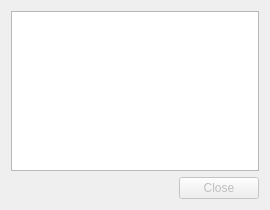
<?xml version="1.0" encoding="UTF-8"?>
<ui version="4.0">
 <class>OutputDialog</class>
 <widget class="QDialog" name="OutputDialog">
  <property name="windowModality">
   <enum>Qt::WindowModal</enum>
  </property>
  <property name="geometry">
   <rect>
    <x>0</x>
    <y>0</y>
    <width>270</width>
    <height>210</height>
   </rect>
  </property>
  <property name="windowTitle">
   <string>Output log</string>
  </property>
  <layout class="QGridLayout">
   <item row="1" column="1">
    <widget class="QPushButton" name="pushbutton_close">
     <property name="enabled">
      <bool>false</bool>
     </property>
     <property name="sizePolicy">
      <sizepolicy hsizetype="Preferred" vsizetype="Fixed">
       <horstretch>0</horstretch>
       <verstretch>0</verstretch>
      </sizepolicy>
     </property>
     <property name="text">
      <string>Close</string>
     </property>
    </widget>
   </item>
   <item row="1" column="0">
    <spacer>
     <property name="orientation">
      <enum>Qt::Horizontal</enum>
     </property>
     <property name="sizeHint" stdset="0">
      <size>
       <width>0</width>
       <height>0</height>
      </size>
     </property>
    </spacer>
   </item>
   <item row="0" column="0" colspan="2">
    <widget class="QPlainTextEdit" name="plaintextedit_output">
     <property name="lineWrapMode">
      <enum>QPlainTextEdit::NoWrap</enum>
     </property>
     <property name="readOnly">
      <bool>true</bool>
     </property>
    </widget>
   </item>
  </layout>
 </widget>
 <resources/>
 <connections/>
</ui>
